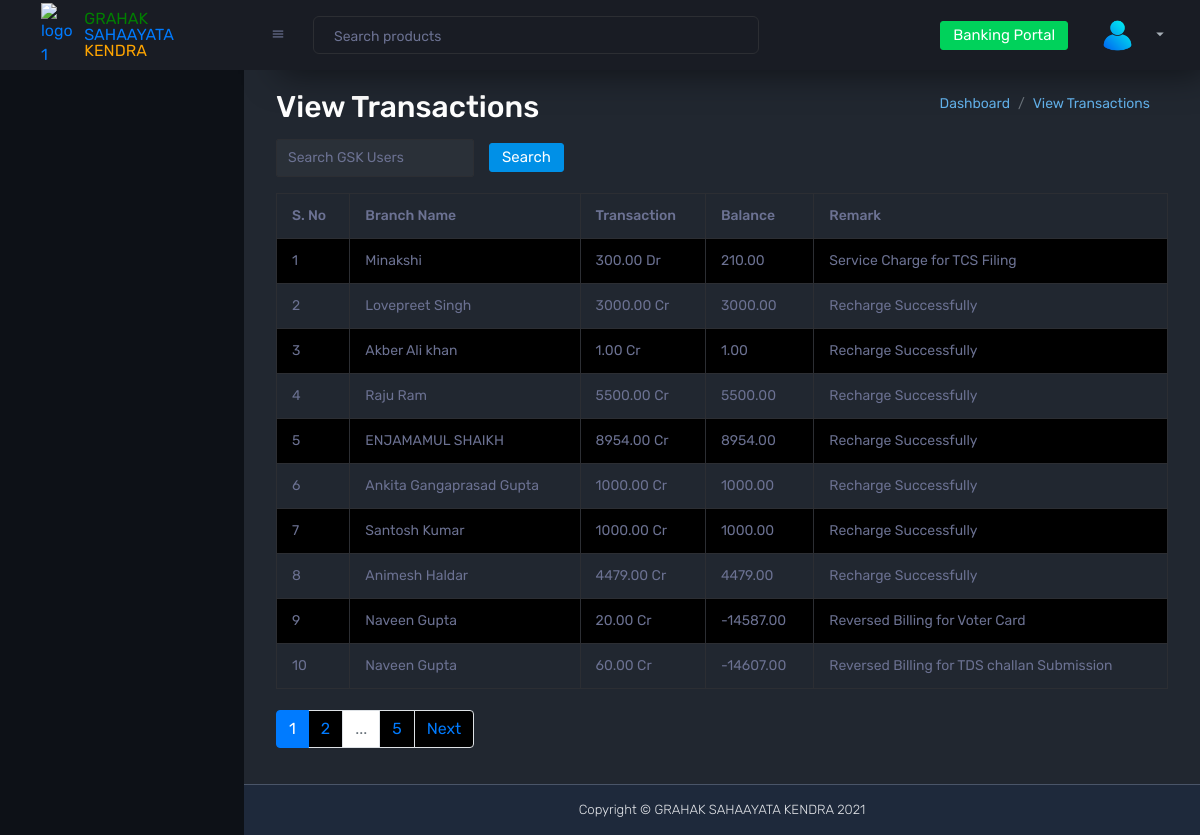
Page /dashboard/admin/view-transactions/ on the committed database.
### dashboard/models.py (models this page shows, shortened)
class Transaction(models.Model):
    TRANSACTION_TYPES = (
        ("Credit", "Credit"),
        ("Debit", "Debit"),
    )
    user = models.ForeignKey(settings.AUTH_USER_MODEL, on_delete=models.CASCADE, related_name="transactions")
    transaction_type = models.CharField(max_length=10, choices=TRANSACTION_TYPES)
    amount = models.DecimalField(max_digits=10, decimal_places=2)
    balance_after_transaction = models.DecimalField(max_digits=10, decimal_places=2, default=0.00)
    description = models.TextField(blank=True, null=True)
    created_at = models.DateTimeField(auto_now_add=True)

### dashboard/views/admin_views.py (the view)
# urls.py: path("admin/view-transactions/", admin_view_transactions, name="view_transactions"),
def admin_view_transactions(request):
    transactions = Transaction.objects.select_related('user').values(
        'id',
        'user__full_name',
        'transaction_type',
        'amount',
        'balance_after_transaction',
        'description',
        'created_at',
    ).order_by('-created_at')
    search_query = request.GET.get('search', '')
    if search_query:
        transactions = transactions.filter(
            Q(user__full_name__icontains=search_query) |
            Q(service_name__icontains=search_query) |
            Q(description__icontains=search_query)
        )
    paginator = Paginator(transactions, 10)  # Show 10 transactions per page
    page_number = request.GET.get('page')
    page_obj = paginator.get_page(page_number)
    serial_start = (page_obj.number - 1) * paginator.per_page
    context = {
        'transactions': page_obj,
        'search_query': search_query,
        'serial_start': serial_start,
    }
    return render(request, 'admin_dashboard/view_transactions.html', context)

### dashboard/templates/admin_dashboard/view_transactions.html (shortened to what this page needs)
{% extends 'base.html' %}
{% load static %}
{% block content %}
<div class="container mt-10">
    <div class="d-flex justify-content-between align-items-center">
        <h2>View Transactions</h2>
        <nav aria-label="breadcrumb">
            <ol class="breadcrumb">
                <li class="breadcrumb-item"><a href="{% url 'admin_dashboard' %}">Dashboard</a></li>
                <li class="breadcrumb-item"><a href="{% url 'add_service' %}">View Transactions</a></li>
            </ol>
        </nav>
    </div>
    <form method="get" class="form-inline mb-3">
        <input type="text" name="search" value="{{ search_query }}" class="form-control" placeholder="Search GSK Users">
        <button type="submit" class="btn btn-primary">Search</button>
    </form>
    <div class="table-responsive">
        <table class="table table-striped table-bordered">
            <thead>
                <tr>
                    <th>S. No</th>
                    <th>Branch Name</th>
                    <th>Transaction</th>
                    <th>Balance</th>
                    <th>Remark</th>
                </tr>
            </thead>
            <tbody>
                {% for transaction in transactions %}
                <tr>
                    <td>{{ serial_start|add:forloop.counter }}</td>
                    <td>{{ transaction.user__full_name }}</td>
                    <td>
                        {{ transaction.amount }}
                        {% if transaction.transaction_type == "Credit" %}
                            Cr
                        {% else %}
                            Dr
                        {% endif %}
                    </td>
                    <td>{{ transaction.balance_after_transaction|default:"0.00" }}</td>
                    <td>{{ transaction.description|default:"N/A" }}</td>
                </tr>
                {% empty %}
                <tr>
                    <td colspan="5" class="text-center">No transactions found.</td>
                </tr>
                {% endfor %}
            </tbody>
        </table>
        <nav>
            <ul class="pagination">
                <li class="page-item {% if transactions.number == 1 %}active{% endif %}">
                    <a class="page-link" href="?page=1">1</a>
                </li>
                {% for page_num in transactions.paginator.page_range %}
                    {% if page_num >= transactions.number|add:-1 and page_num <= transactions.number|add:1 and page_num != 1 and page_num != transactions.paginator.num_pages %}
                    <li class="page-item {% if page_num == transactions.number %}active{% endif %}">
                        <a class="page-link" href="?page={{ page_num }}">{{ page_num }}</a>
                    </li>
                    {% endif %}
                {% endfor %}
                {% if transactions.number < transactions.paginator.num_pages|add:-2 %}
                <li class="page-item disabled"><span class="page-link">...</span></li>
                {% endif %}
                {% if transactions.paginator.num_pages > 1 %}
                <li class="page-item {% if transactions.number == transactions.paginator.num_pages %}active{% endif %}">
                    <a class="page-link" href="?page={{ transactions.paginator.num_pages }}">{{ transactions.paginator.num_pages }}</a>
                </li>
                {% endif %}
                {% if transactions.has_next %}
                <li class="page-item">
                    <a class="page-link" href="?page={{ transactions.next_page_number }}">Next</a>
                </li>
                {% endif %}
            </ul>
        </nav>
    </div>
</div>
{% endblock %}

### dashboard/templates/admin_dashboard/view_transactions.html (style rules this page uses)
.breadcrumb-item a { color: #63b3ed; text-decoration: none; }
button.btn.btn-primary { margin-left: 15px; }
ul.pagination { margin-top: 21px; }

### rows in the picture
Transaction: counter "1", transaction_type "Dr"
Transaction: counter "2", transaction_type "Cr"
Transaction: counter "3", transaction_type "Cr"
Transaction: counter "4", transaction_type "Cr"
Transaction: counter "5", transaction_type "Cr"
Transaction: counter "6", transaction_type "Cr"
Transaction: counter "7", transaction_type "Cr"
Transaction: counter "8", transaction_type "Cr"
Transaction: counter "9", transaction_type "Cr"
Transaction: user "10", transaction_type "Cr"

### other values in the picture
{{ page_num }} "2"
{{ transactions.paginator.num_pages }} "5"
